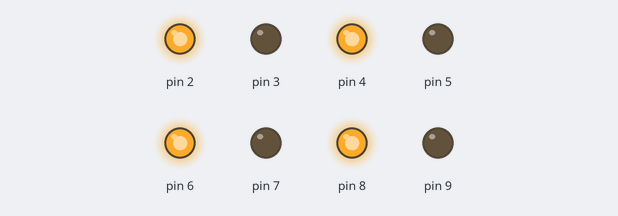
The sketch below on a simulated Arduino Uno, built with avr-gcc and run on an emulated ATmega328P. On the bench: output pins drawn as LEDs (lit = HIGH).

Above: at 0.5 s.
At 1.5 s:
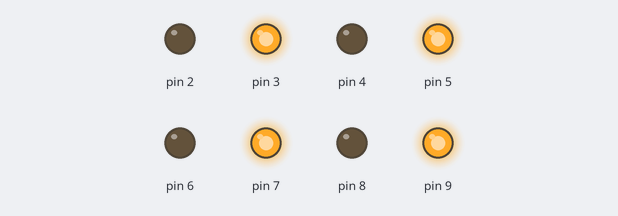
At 2.5 s:
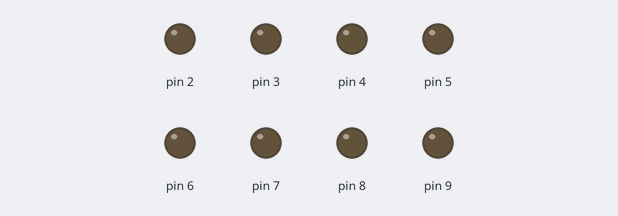
At 4.6 s:
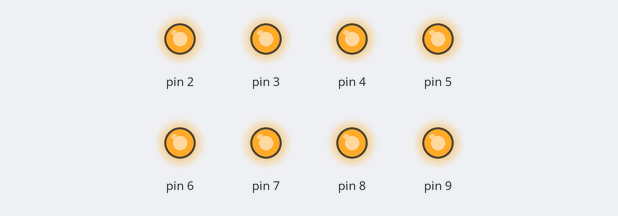
Timing chart, 0 to 6.6 s (numbered marks = the images above):
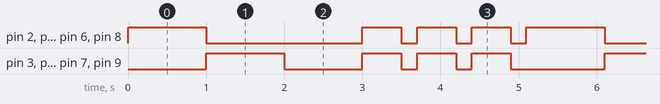

The sketch:

TH8.ino
```cpp
// C++ code
//
void setup()
{
  pinMode(2, OUTPUT);
   pinMode(3, OUTPUT);
    pinMode(4, OUTPUT);
     pinMode(5, OUTPUT);
      pinMode(6, OUTPUT);
       pinMode(7, OUTPUT);
        pinMode(8, OUTPUT);
         pinMode(9, OUTPUT);
}

void loop()
{
  digitalWrite(2, HIGH);
  digitalWrite(4, HIGH);
  digitalWrite(6, HIGH);
  digitalWrite(8, HIGH);
  delay(1000);
  digitalWrite(2, LOW);
  digitalWrite(4, LOW);
  digitalWrite(6, LOW);
  digitalWrite(8, LOW);
  delay(0);
  digitalWrite(3, HIGH);
  digitalWrite(5, HIGH);
  digitalWrite(7, HIGH);
  digitalWrite(9, HIGH);
  delay(1000);
  digitalWrite(3, LOW);
  digitalWrite(5, LOW);
  digitalWrite(7, LOW);
  digitalWrite(9, LOW);
  delay(1000);
  digitalWrite(2, HIGH);
  digitalWrite(4, HIGH);
  digitalWrite(6, HIGH);
  digitalWrite(8, HIGH);
  digitalWrite(3, HIGH);
  digitalWrite(5, HIGH);
  digitalWrite(7, HIGH);
  digitalWrite(9, HIGH);
  delay(500);
  digitalWrite(2, LOW);
  digitalWrite(4, LOW);
  digitalWrite(6, LOW);
  digitalWrite(8, LOW);
  digitalWrite(3, LOW);
  digitalWrite(5, LOW);
  digitalWrite(7, LOW);
  digitalWrite(9, LOW);
  delay(200);
  digitalWrite(2, HIGH);
  digitalWrite(4, HIGH);
  digitalWrite(6, HIGH);
  digitalWrite(8, HIGH);
  digitalWrite(3, HIGH);
  digitalWrite(5, HIGH);
  digitalWrite(7, HIGH);
  digitalWrite(9, HIGH);
  delay(500);
  digitalWrite(2, LOW);
  digitalWrite(4, LOW);
  digitalWrite(6, LOW);
  digitalWrite(8, LOW);
  digitalWrite(3, LOW);
  digitalWrite(5, LOW);
  digitalWrite(7, LOW);
  digitalWrite(9, LOW);
  delay(200);
  digitalWrite(2, HIGH);
  digitalWrite(4, HIGH);
  digitalWrite(6, HIGH);
  digitalWrite(8, HIGH);
  digitalWrite(3, HIGH);
  digitalWrite(5, HIGH);
  digitalWrite(7, HIGH);
  digitalWrite(9, HIGH);
  delay(500);
  digitalWrite(2, LOW);
  digitalWrite(4, LOW);
  digitalWrite(6, LOW);
  digitalWrite(8, LOW);
  digitalWrite(3, LOW);
  digitalWrite(5, LOW);
  digitalWrite(7, LOW);
  digitalWrite(9, LOW);
  delay(200);
}
```

Measured:
- by itself, pin 2, pin 4, pin 6, pin 8: repeats every 5.1 s: LOW 2.0 s, 3 × (HIGH 0.50 s, LOW 0.20 s), HIGH 1.0 s
- by itself, pin 3, pin 5, pin 7, pin 9: repeats every 5.1 s: LOW 1.0 s, 2 × (HIGH 0.50 s, LOW 0.20 s), HIGH 0.50 s, LOW 1.2 s, HIGH 1.0 s
- by itself, everything shown: repeats every 5.1 s, in 9 steps
